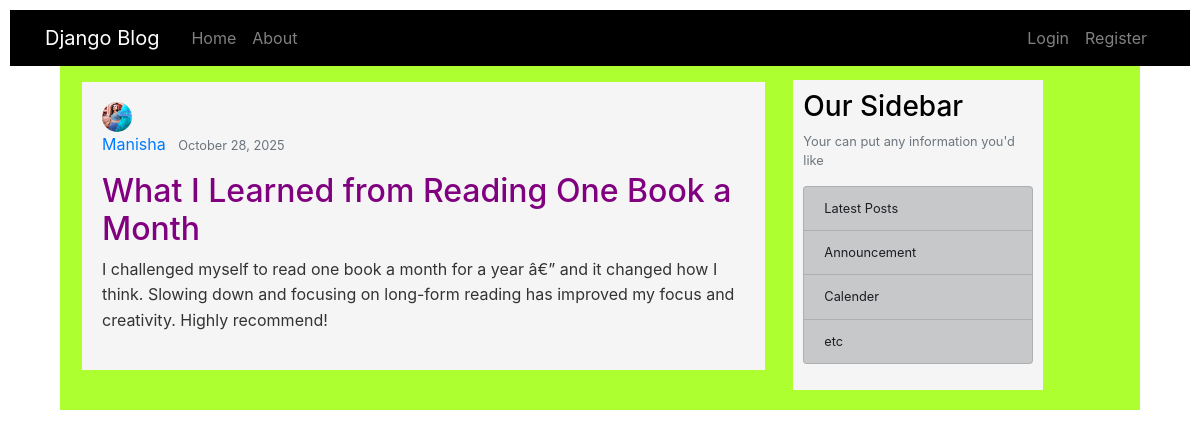
/blog/post/16/, run on the app's committed database.
### blog/models.py (models this page shows, shortened)
class Post(models.Model):
	title=models.CharField(max_length=200)
	content=models.TextField()
	date_posted=models.DateTimeField(default=timezone.now)#auto_now_add=True when we need only date when post is posted , default=timezone.now when we ant to chnage dtae modified
	author=models.ForeignKey(User,on_delete=models.CASCADE)#when we want unique author for his post and also delete post when author deleted

### users/models.py (models this page shows, shortened)
class Profile(models.Model):
	user = models.OneToOneField(User,on_delete=models.CASCADE)
	image = models.ImageField(default='default.jpg',upload_to='profile_pics')

### blog/views.py (the view)
# urls.py: path('post/<int:pk>/', PostDetailView.as_view(),name='post-detail'),#show post by primary key int
class PostDetailView(DetailView):
	model =Post

### blog/templates/blog/post_detail.html (shortened to what this page needs)
{% extends "blog/base.html" %}
{% load static %}
{% block content %}
  <article class ="media content-section article">
    <img class ="rounded-circle article-img" src="{{object.author.profile.image.url}}">
    <div class ="media-body">
      <div class="article-metadata">
    <a class="mr-2" href="{% url 'user-posts' object.author.username %}">{{object.author}}</a>
    <small class="text-muted">{{ object.date_posted|date:"F d, Y" }}</p>
      </div>
      <h2 class="article-title">{{object.title}}</h2>
      <p class="article-content">{{object.content}}</p>
  </div>
  </article>
	{% endblock %}

### blog/static/css/style.css (style rules this page uses)
body { background-color: #fff; }
.content-section { display: inline-grid; color: #000; width:250px; padding: 10px; background-color: whitesmoke; }
.article { background-color: whitesmoke; padding: 20px; width: 100%; margin: 2px; }
.article-title { color: purple; font-size: 2rem; }
.article-content { color: #333; line-height: 1.6; font-size: 1rem; }
.article-img { width: 30px !important; height: 30px !important; }

### data on the page
Post: author.profile.image (picture), author "Manisha", date_posted "October 28, 2025", title "What I Learned from Reading One Book a Month", content "I challenged myself to read one book a month for a year â€” and it changed how I think. Slowing down and focusing on long-form reading has improved my focus and creativity. Highly recommend!"
